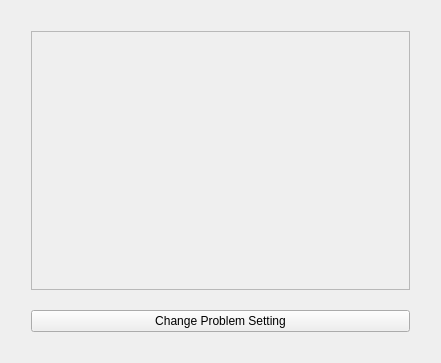
<?xml version="1.0" encoding="UTF-8"?>
<ui version="4.0">
 <class>MainWindow</class>
 <widget class="QMainWindow" name="MainWindow">
  <property name="enabled">
   <bool>true</bool>
  </property>
  <property name="geometry">
   <rect>
    <x>0</x>
    <y>0</y>
    <width>441</width>
    <height>363</height>
   </rect>
  </property>
  <property name="sizePolicy">
   <sizepolicy hsizetype="Preferred" vsizetype="Preferred">
    <horstretch>0</horstretch>
    <verstretch>0</verstretch>
   </sizepolicy>
  </property>
  <property name="minimumSize">
   <size>
    <width>200</width>
    <height>150</height>
   </size>
  </property>
  <property name="windowTitle">
   <string>DelFEM : scalar2d</string>
  </property>
  <widget class="QWidget" name="centralWidget">
   <property name="sizePolicy">
    <sizepolicy hsizetype="Preferred" vsizetype="Preferred">
     <horstretch>100</horstretch>
     <verstretch>100</verstretch>
    </sizepolicy>
   </property>
   <property name="autoFillBackground">
    <bool>false</bool>
   </property>
   <layout class="QHBoxLayout" name="horizontalLayout">
    <item>
     <layout class="QVBoxLayout" name="verticalLayout" stretch="0,0">
      <property name="spacing">
       <number>20</number>
      </property>
      <property name="sizeConstraint">
       <enum>QLayout::SetDefaultConstraint</enum>
      </property>
      <property name="margin">
       <number>20</number>
      </property>
      <item>
       <widget class="QScrollArea" name="scrollArea">
        <property name="sizePolicy">
         <sizepolicy hsizetype="Expanding" vsizetype="Expanding">
          <horstretch>0</horstretch>
          <verstretch>0</verstretch>
         </sizepolicy>
        </property>
        <property name="widgetResizable">
         <bool>true</bool>
        </property>
        <property name="alignment">
         <set>Qt::AlignJustify|Qt::AlignVCenter</set>
        </property>
        <widget class="QWidget" name="scrollAreaWidgetContents">
         <property name="geometry">
          <rect>
           <x>0</x>
           <y>0</y>
           <width>373</width>
           <height>255</height>
          </rect>
         </property>
        </widget>
       </widget>
      </item>
      <item>
       <widget class="QPushButton" name="pushButton">
        <property name="sizePolicy">
         <sizepolicy hsizetype="Preferred" vsizetype="Preferred">
          <horstretch>0</horstretch>
          <verstretch>0</verstretch>
         </sizepolicy>
        </property>
        <property name="text">
         <string>Change Problem Setting</string>
        </property>
       </widget>
      </item>
     </layout>
    </item>
   </layout>
  </widget>
 </widget>
 <layoutdefault spacing="6" margin="11"/>
 <resources/>
 <connections/>
</ui>
